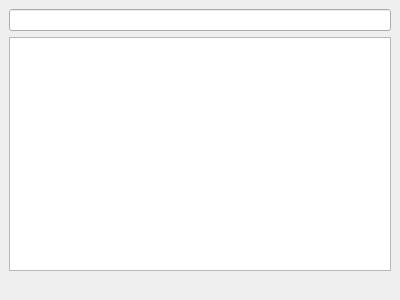
<?xml version="1.0" encoding="UTF-8"?>
<ui version="4.0">
 <class>wordbookDock</class>
 <widget class="QDockWidget" name="wordbookDock">
  <property name="geometry">
   <rect>
    <x>0</x>
    <y>0</y>
    <width>400</width>
    <height>300</height>
   </rect>
  </property>
  <property name="features">
   <set>QDockWidget::AllDockWidgetFeatures</set>
  </property>
  <property name="allowedAreas">
   <set>Qt::AllDockWidgetAreas</set>
  </property>
  <property name="windowTitle">
   <string>WordBook</string>
  </property>
  <widget class="QWidget" name="dockWidgetContents">
   <layout class="QVBoxLayout" name="verticalLayout">
    <item>
     <widget class="LineEdit" name="searchBox"/>
    </item>
    <item>
     <widget class="QTableView" name="tableView">
      <property name="contextMenuPolicy">
       <enum>Qt::CustomContextMenu</enum>
      </property>
      <property name="editTriggers">
       <set>QAbstractItemView::NoEditTriggers</set>
      </property>
      <property name="selectionBehavior">
       <enum>QAbstractItemView::SelectRows</enum>
      </property>
     </widget>
    </item>
    <item>
     <widget class="QLabel" name="statusLine">
      <property name="text">
       <string/>
      </property>
     </widget>
    </item>
   </layout>
  </widget>
 </widget>
 <customwidgets>
  <customwidget>
   <class>LineEdit</class>
   <extends>QLineEdit</extends>
   <header location="global">lineedit.h</header>
  </customwidget>
 </customwidgets>
 <resources/>
 <connections/>
</ui>
